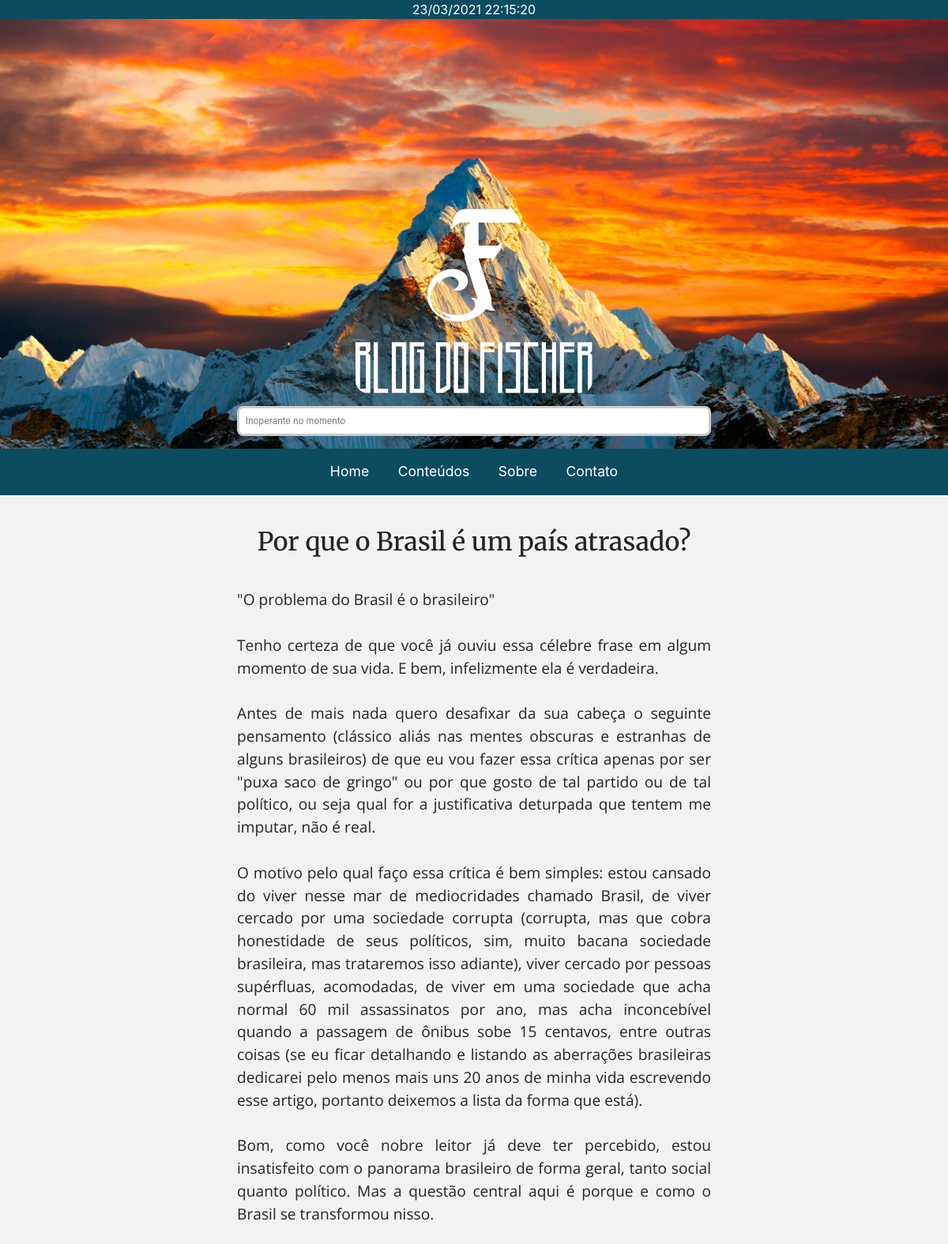
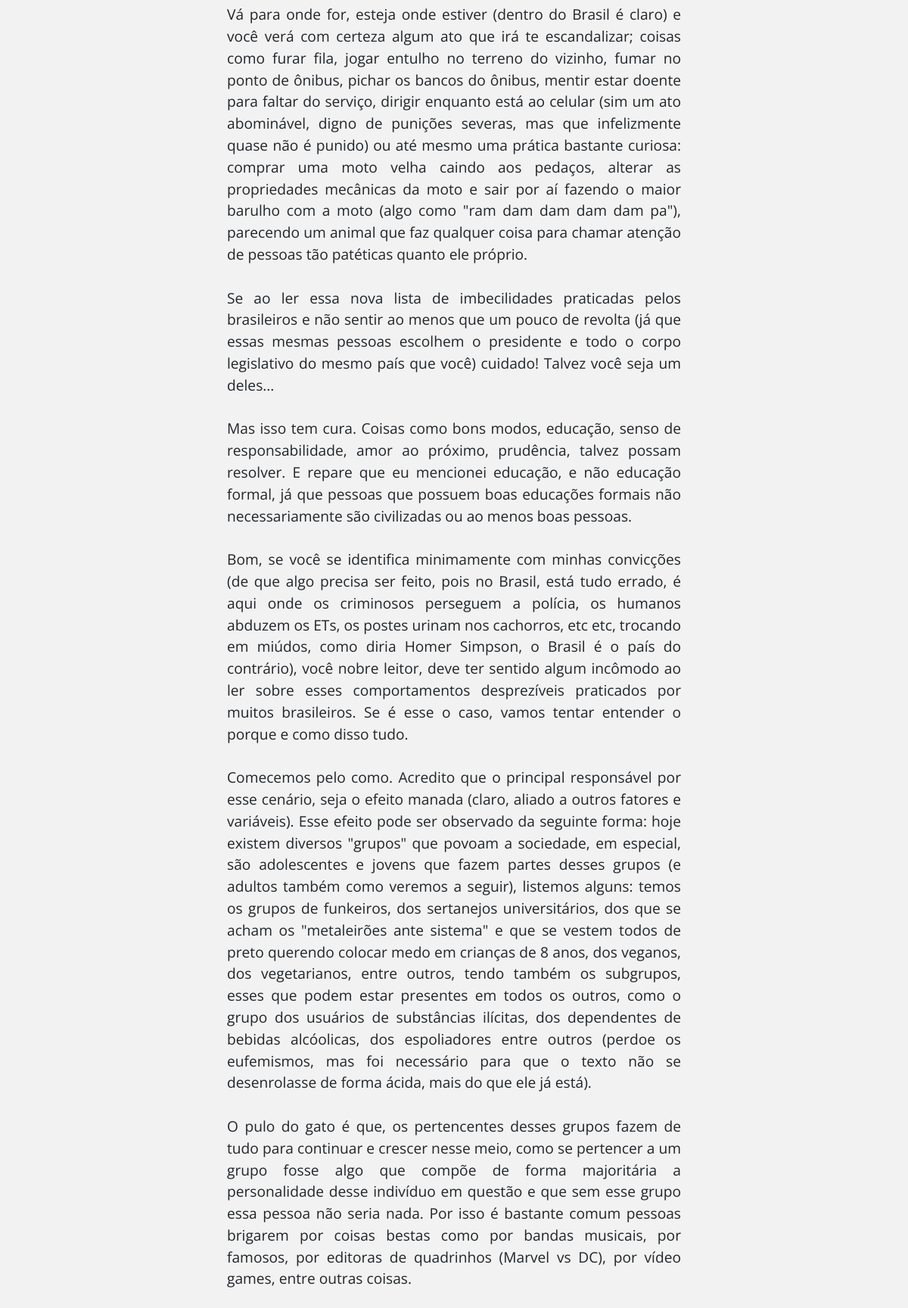
The app's page /artigo.php?id=10 (upper part) with its own data (2 pictures, top to bottom).
### tables this page shows
CREATE TABLE `artigos` (
  `id` int(11) NOT NULL,
  `titulo` text NOT NULL,
  `conteudo` text NOT NULL
);

### php-conteudos.php (called while the page is built, shortened)
<?php
Class Artigo
{
  private $mysql;
  public function __construct(mysqli $mysql)
  {
    $this -> mysql = $mysql;
  }
  public function encontrarPorId(string $id) : array
  {
    $selecionaArtigo = $this->mysql->prepare("SELECT id, titulo, conteudo FROM artigos WHERE id = ?");
    $selecionaArtigo -> bind_param('s', $id);
    $selecionaArtigo -> execute();
    $artigo = $selecionaArtigo -> get_result() -> fetch_assoc();
    return $artigo;
  }
}
?>

### artigo.php (the view, shortened to what this page needs)
<?php
require 'config.php';
require 'php-conteudos.php';
$obj_artigo = new Artigo($mysql);
$artigo = $obj_artigo -> encontrarPorId($_GET['id']);
include 'cabecalho.php';
?>
        <main class = "container-meu">
            <br>
            <h1><?php echo $artigo['titulo']; ?></h1>
            <br>
            <p><?php echo nl2br ($artigo['conteudo']); ?></p>
        </main>
    <?php
        include 'rodape.php';
    ?>

### css/container-meu.css (style rules this page uses)
.container-meu { padding-right: 10%; padding-left: 10%; text-align: center; }
@media screen and (min-width: 1024px) { .container-meu { padding-right: 25%; padding-left: 25%; } }
body { background-color: #F2F2F2; }

### records on screen
artigos: titulo "Por que o Brasil é um país atrasado?", conteudo "\"O problema do Brasil é o brasileiro\" Tenho certeza de que você já ouviu essa célebre frase em algum momento de sua vida. E bem, infelizmente ela é verdadeira. Antes de mais nada quero desafixar da sua cabeça o seguinte pensamento (clássico aliás nas mentes obscuras e estranhas de alguns brasileiros) de que eu vou fazer essa crítica apenas por ser \"puxa saco de gringo\" ou por que gosto de tal partido ou de tal político, ou seja qual for a justificativa deturpada que tentem me imputar, não é real. O motivo pelo qual faço essa crítica é bem simples: estou cansado do viver nesse mar de mediocridades chamado Brasil, de viver cercado por uma sociedade corrupta (corrupta, mas que cobra…"
